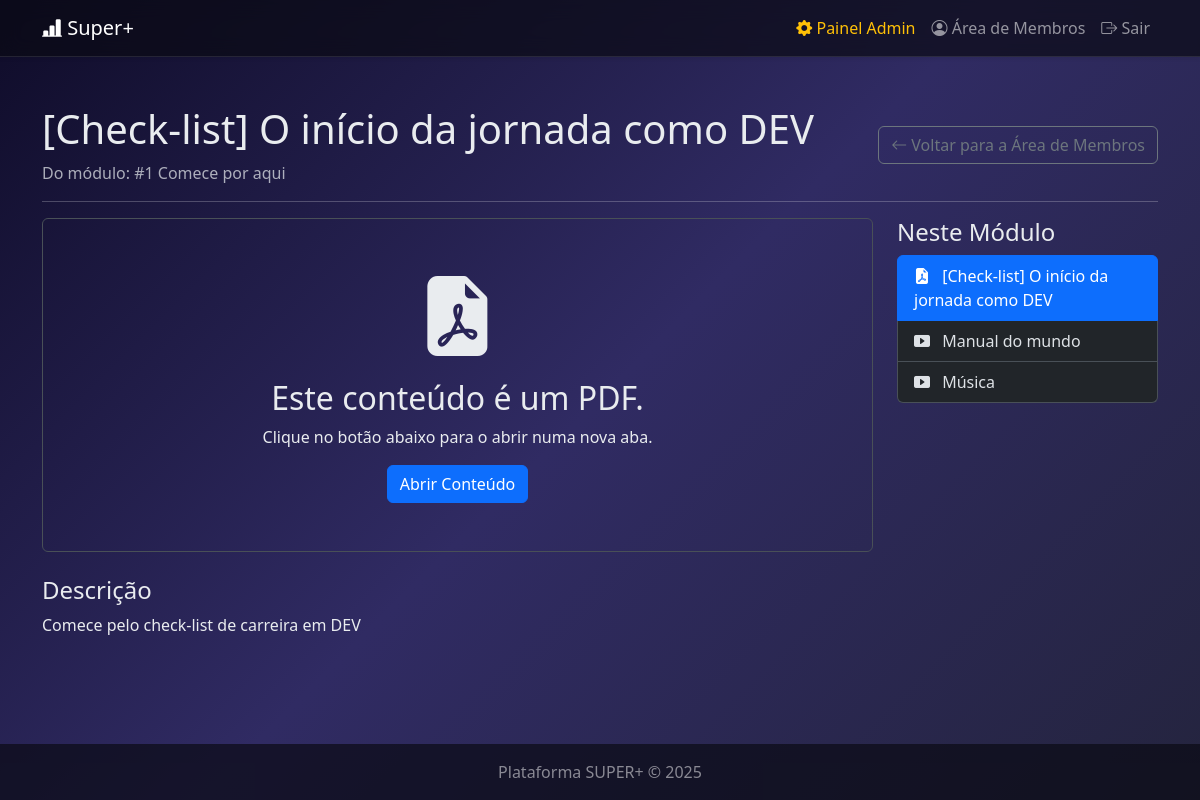
Screenshot of /conteudo/1 (signed in) with the database file from the repository.
### mentoria/models.py (models this page shows)
class Conteudos(db.Model):
    __tablename__ = 'conteudos'
    id = db.Column(db.Integer, primary_key=True)
    modulo_id = db.Column(db.Integer, db.ForeignKey('modulos.id'), nullable=False)
    titulo = db.Column(db.String(150), nullable=False)
    tipo = db.Column(db.String(50))
    url_conteudo = db.Column(db.String(255), nullable=False)
    descricao = db.Column(db.Text)
    ordem = db.Column(db.Integer, default=0)
    thumbnail_url = db.Column(db.String(255), nullable=True)

class Modulos(db.Model):
    __tablename__ = 'modulos'
    id = db.Column(db.Integer, primary_key=True)
    titulo = db.Column(db.String(150), unique=True, nullable=False)
    descricao = db.Column(db.Text)
    ordem = db.Column(db.Integer, default=0)
    thumbnail_url = db.Column(db.String(255))
    conteudos = db.relationship('Conteudos', backref='modulo', lazy=True, cascade="all, delete-orphan")

### mentoria/main/routes.py (the view)
@main.route('/conteudo/<int:id>')
@login_required
def ver_conteudo(id):
    conteudo = Conteudos.query.get_or_404(id)
    turma_do_aluno = current_user.turma
    if not turma_do_aluno or conteudo.modulo not in turma_do_aluno.modulos:
        flash("Não tem permissão para aceder a este conteúdo.", "danger")
        return redirect(url_for('main.area_membros'))
    embed_url = None
    if 'vimeo.com' in conteudo.url_conteudo:
        match = re.search(r'vimeo.com/(\d+)', conteudo.url_conteudo)
        if match:
            video_id = match.group(1)
            embed_url = f"https://player.vimeo.com/video/{video_id}?title=0&byline=0&portrait=0"
    elif 'drive.google.com' in conteudo.url_conteudo:
        match = re.search(r'/d/([a-zA-Z0-9_-]+)', conteudo.url_conteudo)
        if match:
            file_id = match.group(1)
            embed_url = f"https://drive.google.com/file/d/{file_id}/preview"
    else:
        embed_url = conteudo.url_conteudo
    return render_template('conteudo.html', conteudo=conteudo, embed_url=embed_url)

### mentoria/models.py (called while the page is built)
@login_manager.user_loader
def load_user(user_id):
    return Registros.query.get(int(user_id))

### mentoria/templates/conteudo.html (shortened to what this page needs)
{% extends "layout.html" %}
{% block content %}
<div class="d-flex justify-content-between align-items-center mb-3">
    <div>
        <h1 class="display-6">{{ conteudo.titulo }}</h1>
        <p class="text-muted mb-0">Do módulo: {{ conteudo.modulo.titulo }}</p>
    </div>
    <a href="{{ url_for('main.area_membros') }}" class="btn btn-outline-secondary"><i class="bi bi-arrow-left"></i> Voltar para a Área de Membros</a>
</div>
<hr>
<div class="row g-4">
    <div class="col-lg-9">
        {% if conteudo.tipo == 'Vídeo' %}
            <div class="ratio ratio-16x9">
                <iframe src="{{ embed_url }}" allow="autoplay" allowfullscreen style="width: 100%; height: 100%; border: none;"></iframe>
            </div>
        {% else %}
            <div class="text-center p-5 border rounded d-flex flex-column align-items-center justify-content-center" style="min-height: 300px;">
                <i class="bi
                {% if conteudo.tipo == 'PDF' %}bi-file-earmark-pdf-fill{%
                elif conteudo.tipo == 'Slides' %}bi-file-earmark-slides-fill{%
                else %}bi-link-45deg{% endif %} display-1 mb-3"></i>
                <h2>Este conteúdo é um {{ conteudo.tipo }}.</h2>
                <p>Clique no botão abaixo para o abrir numa nova aba.</p>
                <a href="{{ conteudo.url_conteudo }}" class="btn btn-primary" target="_blank">Abrir Conteúdo</a>
            </div>
        {% endif %}
        <div class="mt-4">
            <h4>Descrição</h4>
            <p>{{ conteudo.descricao|safe or "Nenhuma descrição disponível." }}</p>
        </div>
    </div>
    <div class="col-lg-3">
        <h4>Neste Módulo</h4>
        <div class="list-group">
            {% for item in conteudo.modulo.conteudos|sort(attribute='ordem') %}
                <a href="{{ url_for('admin.ver_conteudo', id=item.id) }}" class="list-group-item list-group-item-action {% if item.id == conteudo.id %}active{% endif %}">
                    <i class="bi
                    {% if item.tipo == 'Vídeo' %}bi-play-btn-fill{%
                    elif item.tipo == 'PDF' %}bi-file-earmark-pdf-fill{%
                    elif item.tipo == 'Slides' %}bi-file-earmark-slides-fill{%
                    else %}bi-link-45deg{% endif %} me-2"></i>
                    {{ item.titulo }}
                </a>
            {% endfor %}
        </div>
    </div>
</div>
{% endblock %}

### mentoria/templates/layout.html (style rules this page uses)
:root { --primary-glow: #00aaff; --secondary-glow: #aa00ff; --background-start: #0f0c29; --background-mid: #302b63; --background-end: #24243e; }
body { background: linear-gradient(135deg, var(--background-start), var(--background-mid), var(--background-end)); background-attachment: fixed; color: #e9ecef; }

### rows the page displays
Conteudos: titulo "[Check-list] O início da jornada como DEV", tipo "PDF", descricao "Comece pelo check-list de carreira em DEV"
Modulos: modulo.titulo "#1 Comece por aqui"
Conteudos: titulo "Manual do mundo"
Conteudos: titulo "Música"
